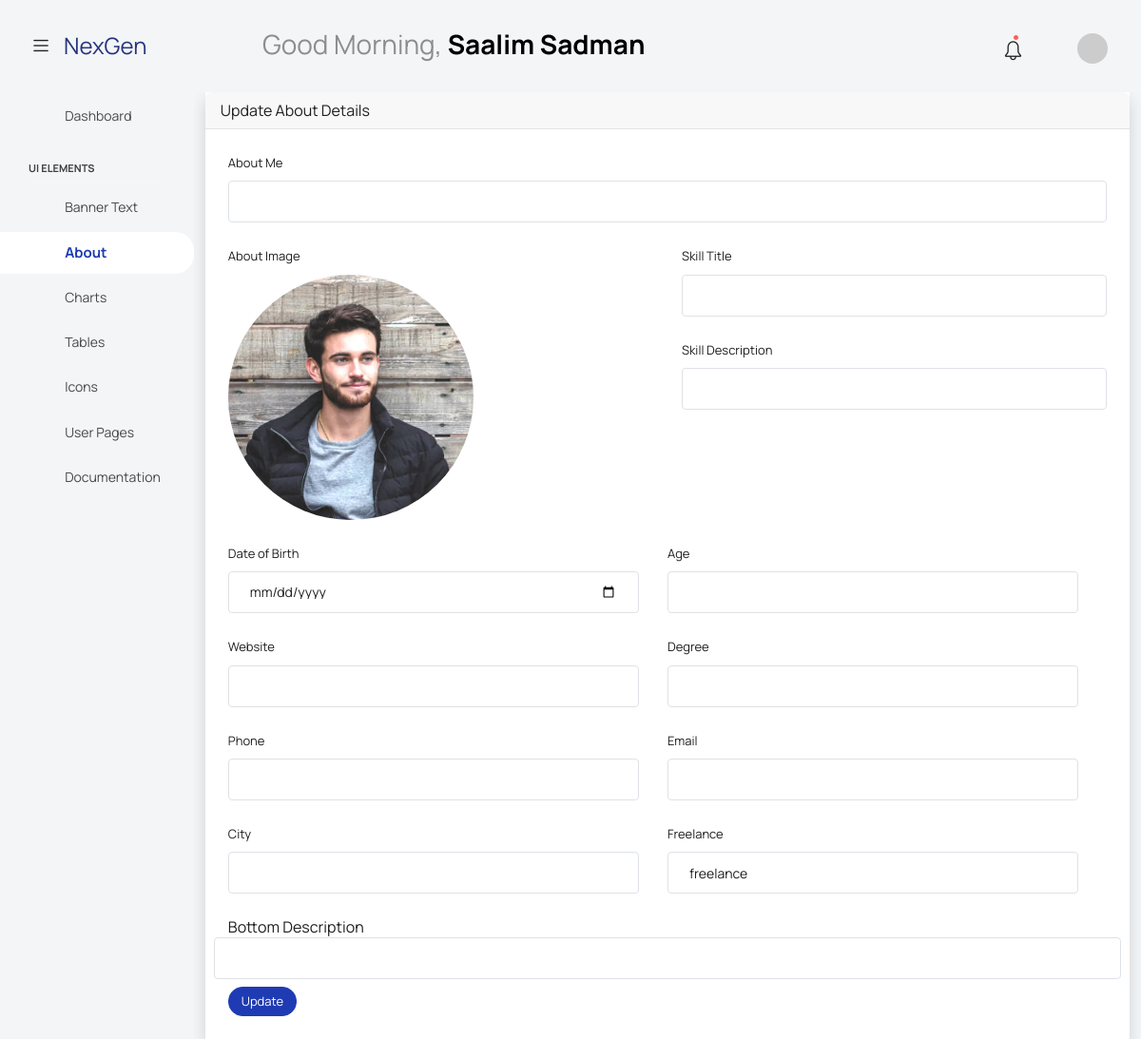
Before: /admin/about.php (signed in) with the older database file.
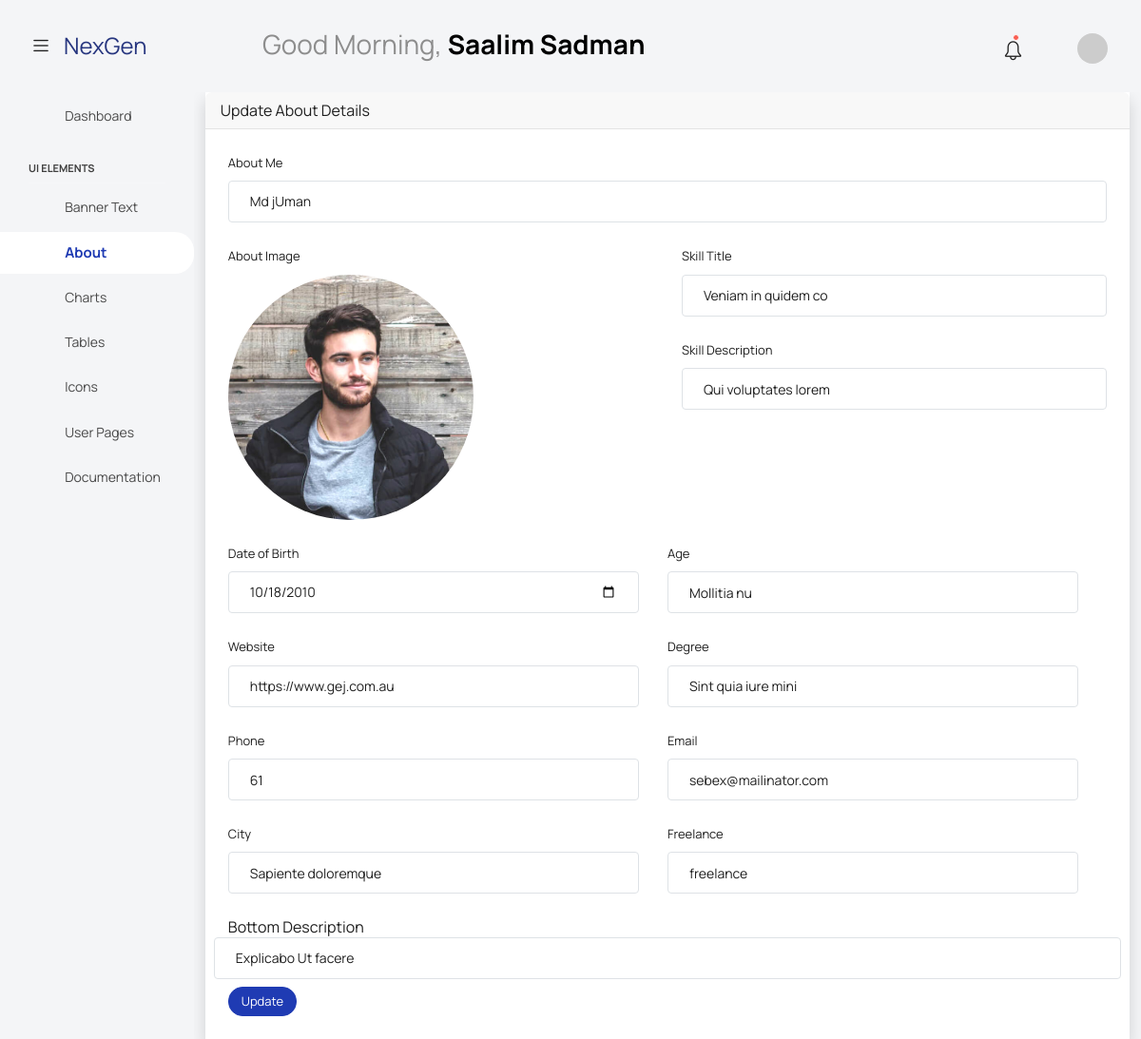
After: the same page with the newer database file.
### tables this page shows
CREATE TABLE `about` (
  `id` int(11) NOT NULL,
  `aboutme` varchar(455) DEFAULT NULL,
  `img` varchar(11) DEFAULT NULL,
  `stitle` varchar(255) DEFAULT NULL,
  `sdesc` varchar(455) DEFAULT NULL,
  `birth_date` date DEFAULT NULL,
  `age` varchar(11) DEFAULT NULL,
  `website` varchar(25) DEFAULT NULL,
  `degree` varchar(25) DEFAULT NULL,
  `phone` varchar(11) DEFAULT NULL,
  `email` varchar(255) DEFAULT NULL,
  `city` varchar(255) DEFAULT NULL,
  `freelance` varchar(255) DEFAULT NULL,
  `bdesc` varchar(255) DEFAULT NULL
);

### admin/about.php (the view, shortened to what this page needs)
<?php
include './include/header.php';
include '../database/db.php';
$query = "SELECT * FROM about WHERE id='1'";
$result = mysqli_query($conn, $query);
$res = mysqli_fetch_assoc($result);
?>
    <div class="container">
        <div class="row">
            <div class="col-lg-12">
                <div class="card rounded-0 shadow">
                    <div class="card-header">Update About Details</div>
                    <div class="card-body">
                        <form action="../controller/UpdateAbout.php" method="post">
                            <div class="form-group">
                                <label for="about">About Me</label>
                                <textarea name="about" id="about" class="form-control"><?= $res['aboutme'] ?></textarea>
                            </div>
                            <div class="row">
                                <div class="col-lg-6">
                                    <div class="form-group">
                                        <label>About Image</label>
                                        <label class="d-block" for="profile_img_input"><img src="../assets/img/my-profile-img.jpg" alt="" class="img-fluid rounded-circle profile_image" style="width:258px;height:258px;object-fit:cover;object-position:center;"></label>
                                    </div>
                                </div>
                                <div class="col-lg-6">
                                    <div class="form-group">
                                        <label for="skill">Skill Title</label>
                                        <input value="<?= $res['stitle'] ?>" type="text" name="skill" id="skill" class="form-control">
                                    </div>
                                    <div class="form-group">
                                        <label for="skill_desc">Skill Description</label>
                                        <input value="<?= $res['sdesc'] ?>" type="text" name="skill_desc" id="skill_desc" class="form-control">
                                    </div>
                                </div>
                                <div class="row">
                                    <div class="form-group col-lg-6">
                                        <label for="birthdate">Date of Birth</label>
                                        <input value="<?= $res['birth_date'] ?>" type="date" name="birth" id="birthdate" class="form-control">
                                    </div>
                                    <div class="form-group col-lg-6">
                                        <label for="age">Age</label>
                                        <input value="<?= $res['age'] ?>" type="text" name="age" id="age" class="form-control">
                                    </div>
                                </div>
                                <div class="row">
                                    <div class="form-group col-lg-6">
                                        <label for="website">Website</label>
                                        <input value="<?= $res['website'] ?>" type="text" name="website" id="website" class="form-control">
                                    </div>
                                    <div class="form-group col-lg-6">
                                        <label for="degree">Degree</label>
                                        <input value="<?= $res['degree'] ?>" type="text" name="degree" id="degree" class="form-control">
                                    </div>
                                </div>
                                <div class="row">
                                    <div class="form-group col-lg-6">
                                        <label for="phone">Phone</label>
                                        <input value="<?= $res['phone'] ?>" type="number" name="phone" id="phone" class="form-control">
                                    </div>
                                    <div class="form-group col-lg-6">
                                        <label for="email">Email</label>
                                        <input value="<?= $res['email'] ?>" type="email" name="email" id="email" class="form-control">
                                    </div>
                                </div>
                                <div class="row">
                                    <div class="form-group col-lg-6">
                                        <label for="city">City</label>
                                        <input value="<?= $res['city'] ?>" type="text" name="city" id="city" class="form-control">
                                    </div>
                                    <div class="form-group col-lg-6">
                                        <label for="freelance">Freelance</label>
                                        <input value="freelance" type="text" name="freelance" id="freelance" class="form-control">
                                    </div>
                                </div>
                                <label for="bdesc">Bottom Description</label>
                                <textarea name="bdesc" id="bdesc" class="form-control"><?= $res['bdesc'] ?></textarea>
                            </div>
                            <button class="btn btn-primary btn-sm mt-2" type="submit">Update</button>
                        </form>
                    </div>
                </div>
            </div>
        </div>
    </div>
<?php
include './include/footer.php';
?>

### admin/include/header.php (shortened to what this page needs)
<!DOCTYPE html>
<html lang="en">
  <head>
    <link rel="stylesheet" href="assets/vendors/feather/feather.css">
    <link rel="stylesheet" href="assets/vendors/mdi/css/materialdesignicons.min.css">
    <link rel="stylesheet" href="assets/vendors/ti-icons/css/themify-icons.css">
    <link rel="stylesheet" href="assets/vendors/font-awesome/css/font-awesome.min.css">
    <link rel="stylesheet" href="assets/vendors/typicons/typicons.css">
    <link rel="stylesheet" href="assets/vendors/simple-line-icons/css/simple-line-icons.css">
    <link rel="stylesheet" href="assets/vendors/css/vendor.bundle.base.css">
    <link rel="stylesheet" href="assets/vendors/bootstrap-datepicker/bootstrap-datepicker.min.css">
    <link rel="stylesheet" href="assets/vendors/datatables.net-bs4/dataTables.bootstrap4.css">
    <link rel="stylesheet" type="text/css" href="assets/js/select.dataTables.min.css">
    <link rel="stylesheet" href="assets/css/style.css">
  </head>
  <body class="with-welcome-text">
    <div class="container-scroller">
      <nav class="navbar default-layout col-lg-12 col-12 p-0 fixed-top d-flex align-items-top flex-row">
        <div class="text-center navbar-brand-wrapper d-flex align-items-center justify-content-start">
          <div class="me-3">
            <button class="navbar-toggler navbar-toggler align-self-center" type="button" data-bs-toggle="minimize">
              <span class="icon-menu"></span>
            </button>
          </div>
          <div>
            <a href="index.php"class="navbar-brand brand-logo">NexGen</a>
          </div>
        </div>
        <div class="navbar-menu-wrapper d-flex align-items-top">
          <ul class="navbar-nav">
            <li class="nav-item fw-semibold d-none d-lg-block ms-0">
              <h1 class="welcome-text">Good Morning, <span class="text-black fw-bold"><?= $_SESSION['auth']['fname'] ?></span></h1>
            </li>
          </ul>
          <ul class="navbar-nav ms-auto">
            <li class="nav-item">
              <form class="search-form" action="#">
                <i class="icon-search"></i>
                <input type="search" class="form-control" placeholder="Search Here" title="Search here">
              </form>
            </li>
            <li class="nav-item dropdown">
              <a class="nav-link count-indicator" id="notificationDropdown" href="#" data-bs-toggle="dropdown">
                <i class="icon-bell"></i>
                <span class="count"></span>
              </a>
            </li>
            <li class="nav-item dropdown">
              <a class="nav-link count-indicator" id="countDropdown" href="#" data-bs-toggle="dropdown" aria-expanded="false">
                <i class="icon-mail icon-lg"></i>
              </a>
            </li>
            <li class="nav-item dropdown d-none d-lg-block user-dropdown">
              <a class="nav-link" id="UserDropdown" href="#" data-bs-toggle="dropdown" aria-expanded="false">
                <img class="img-xs rounded-circle" src="https://api.dicebear.com/9.x/initials/svg?seed=<?= $_SESSION['auth']['fname'] ?>" alt="Profile image"> </a>
            </li>
          </ul>
        </div>
      </nav>
      <div class="container-fluid page-body-wrapper">
        <nav class="sidebar sidebar-offcanvas" id="sidebar">
          <ul class="nav">
            <li class="nav-item">
              <a class="nav-link" href="index.php">
                <i class="mdi mdi-grid-large menu-icon"></i>
                <span class="menu-title">Dashboard</span>
              </a>
            </li>
            <li class="nav-item nav-category">UI Elements</li>
            <li class="nav-item">
              <a class="nav-link" href="./banner.php">
                <i class="menu-icon mdi mdi-floor-plan"></i>
                <span class="menu-title">Banner Text</span>
              </a>
            </li>
            <li class="nav-item">
              <a class="nav-link" href="./about.php">
                <i class="menu-icon mdi mdi-card-text-outline"></i>
                <span class="menu-title">About</span>
              </a>
            </li>
            <li class="nav-item">
              <a class="nav-link" data-bs-toggle="collapse" href="#charts" aria-expanded="false" aria-controls="charts">
                <i class="menu-icon mdi mdi-chart-line"></i>
                <span class="menu-title">Charts</span>
                <i class="menu-arrow"></i>
              </a>
            </li>
            <li class="nav-item">
              <a class="nav-link" data-bs-toggle="collapse" href="#tables" aria-expanded="false" aria-controls="tables">
                <i class="menu-icon mdi mdi-table"></i>
                <span class="menu-title">Tables</span>
                <i class="menu-arrow"></i>
              </a>
            </li>
            <li class="nav-item">
              <a class="nav-link" data-bs-toggle="collapse" href="#icons" aria-expanded="false" aria-controls="icons">
                <i class="menu-icon mdi mdi-layers-outline"></i>
                <span class="menu-title">Icons</span>
                <i class="menu-arrow"></i>
              </a>
            </li>
            <li class="nav-item">
              <a class="nav-link" data-bs-toggle="collapse" href="#auth" aria-expanded="false" aria-controls="auth">
                <i class="menu-icon mdi mdi-account-circle-outline"></i>
                <span class="menu-title">User Pages</span>
                <i class="menu-arrow"></i>
              </a>
            </li>
            <li class="nav-item">
              <a class="nav-link" href="docs/documentation.php">
                <i class="menu-icon mdi mdi-file-document"></i>
                <span class="menu-title">Documentation</span>
              </a>
            </li>
          </ul>
        </nav>

### admin/include/footer.php (shortened to what this page needs)
        </div>
      </div>
  </body>
</html>

Changed rows visible on the page:
added about: about "Md jUman", skill "Veniam in quidem co", skill_desc "Qui voluptates lorem", birth "10/18/2010", age "Mollitia nu", website "https://www.gej.com.au", degree "Sint quia iure mini", phone "61", email "sebex@mailinator.com", city "Sapiente doloremque", bdesc "Explicabo Ut facere"
